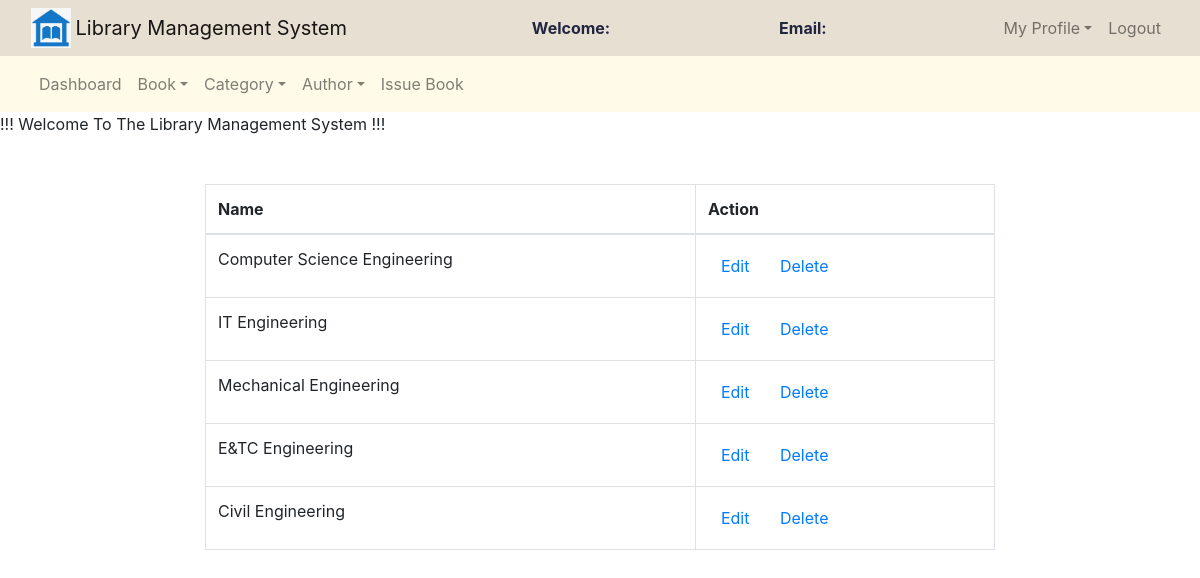
/admin/manage_cat.php, run on the app's committed database.
### tables this page shows
CREATE TABLE `category` (
  `cat_id` int(11) NOT NULL,
  `cat_name` varchar(100) NOT NULL
);

### admin/manage_cat.php (the view, shortened to what this page needs)
<?php
	require('functions.php');
?>
<!DOCTYPE html>
<html>
<head>
	<link rel="stylesheet" type="text/css" href="../bootstrap-4.4.1/css/bootstrap.min.css">
</head>
<body>
	<nav class="navbar navbar-expand-lg navbar-light" style="background-color: #E7DFD1;">
		<div class="container-fluid">
			<div class="navbar-header">
				<img src="./images/symbol.png" width="40" height="40" class="d-inline-block align-top" alt="">
				<a class="navbar-brand" href="admin_dashboard.php">Library Management System</a>
			</div>
			<font style="color: #222541"><span><strong>Welcome: <?php echo $_SESSION['name'];?></strong></span></font>
			<font style="color: #222541"><span><strong>Email: <?php echo $_SESSION['email'];?></strong></span></font>
			<ul class="nav navbar-nav navbar-right">
				<li class="nav-item dropdown">
					<a class="nav-link dropdown-toggle" data-toggle="dropdown">My Profile</a>
				</li>
				<li class="nav-item"><a class="nav-link" href="../logout.php">Logout</a></li>
			</ul>
		</div>
	</nav>
	<nav class="navbar navbar-expand-lg navbar-light" style="background-color: #fffbe8">
		<div class="container-fluid">
			<ul class="nav navbar-nav navbar-center">
				<li class="nav-item">
					<a href="admin_dashboard.php" class="nav-link">Dashboard</a>
				</li>
				<li class="nav-item dropdown">
					<a class="nav-link dropdown-toggle" data-toggle="dropdown">Book</a>
				</li>
				<li class="nav-item dropdown">
					<a class="nav-link dropdown-toggle" data-toggle="dropdown">Category</a>
				</li>
				<li class="nav-item dropdown">
					<a class="nav-link dropdown-toggle" data-toggle="dropdown">Author</a>
				</li>
				<li class="nav-item">
					<a href="issue_book.php" class="nav-link">Issue Book</a>
				</li>
			</ul>
		</div>
	</nav>
	<span><marquee>!!! Welcome To The Library Management System !!!</marquee></span><br><br>
	<div class="row">
		<div class="col-md-2"></div>
		<div class="col-md-8">
			<table class="table table-bordered table-hover">
				<thead>
					<tr>
						<th>Name</th>
						<th>Action</th>
					</tr>
				</thead>
				<?php
					$query = "select * from category";
					$query_run = mysqli_query($connection,$query);
					while($row = mysqli_fetch_assoc($query_run)){
						?>
						<tr>
							<td><?php echo htmlspecialchars($row['cat_name']);?></td>
							<td>
								<button class="btn" name=""><a href="edit_cat.php?cid=<?php echo urlencode($row['cat_id']);?>">Edit</a></button>
								<button class="btn" name=""><a href="delete_cat.php?cid=<?php echo urlencode($row['cat_id']);?>">Delete</a></button>
							</td>
						</tr>
						<?php
					}
				?>
			</table>
		</div>
		<div class="col-md-2"></div>
	</div>
</body>
</html>

### data on the page
category: cat_name "Computer Science Engineering"
category: cat_name "IT Engineering"
category: cat_name "Mechanical Engineering"
category: cat_name "E&TC Engineering"
category: cat_name "Civil Engineering"
